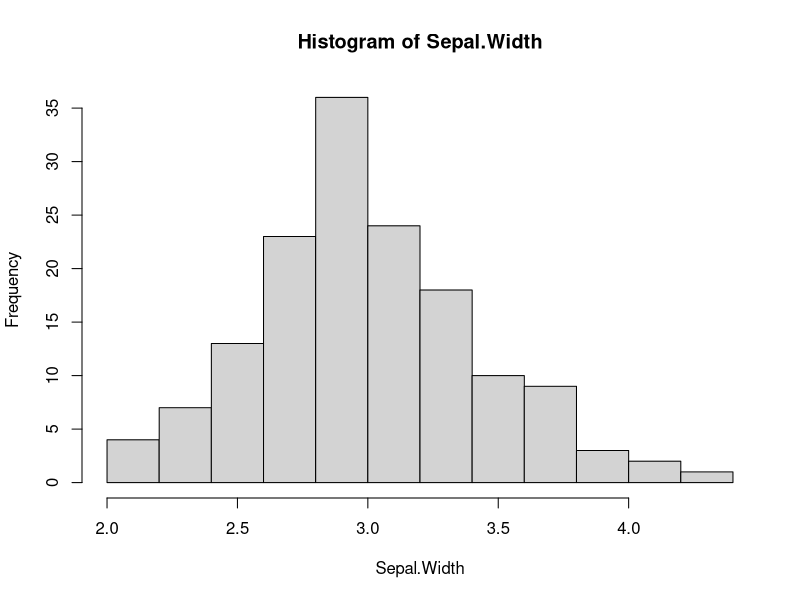
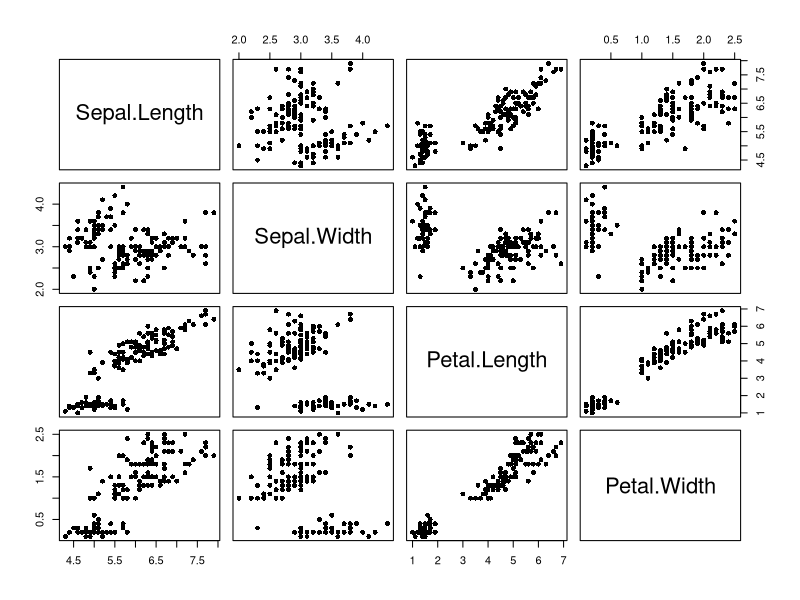
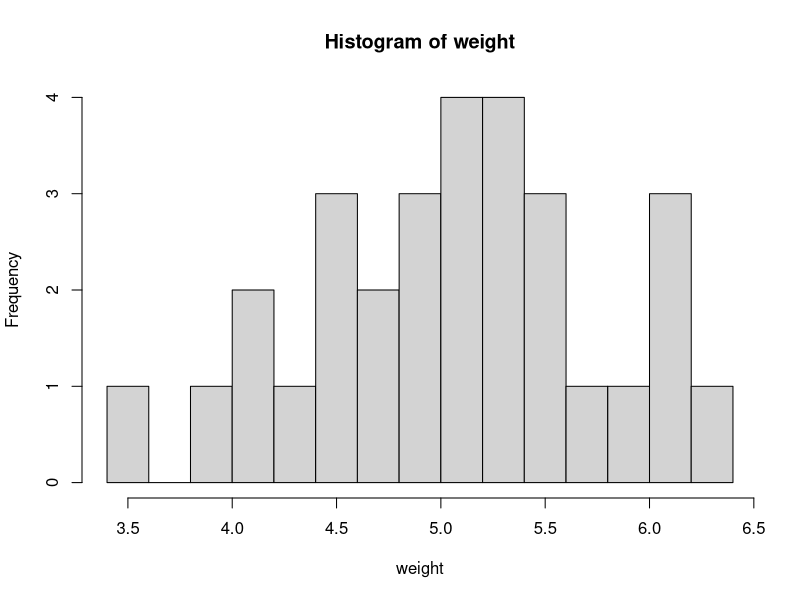
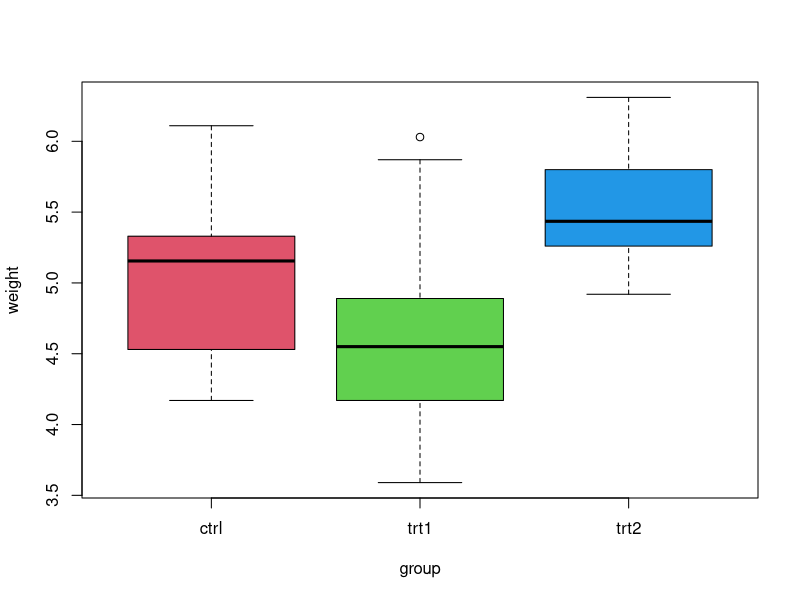
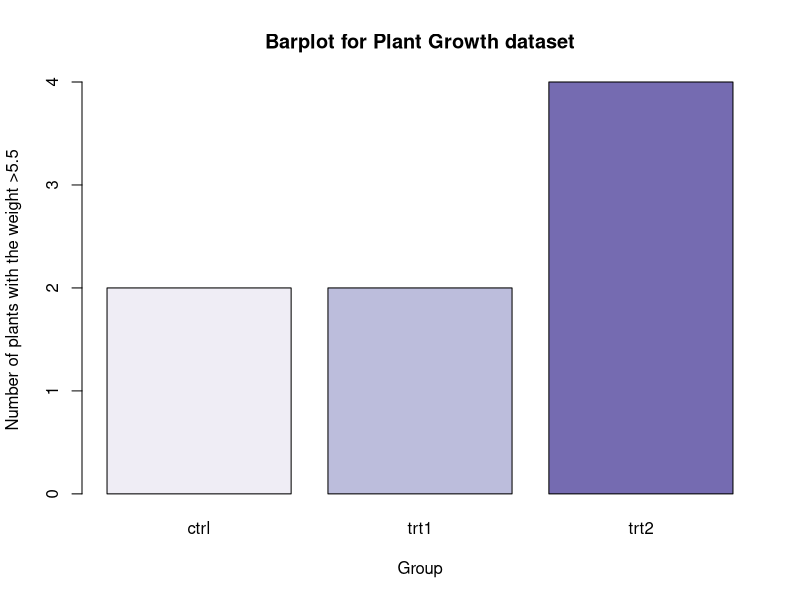

These figures' R source, in order:
library(RColorBrewer)
attach(iris)
#1a
hist(Sepal.Width)

#1c
mean(Sepal.Width)
median(Sepal.Width)

#1d
quantile(Sepal.Width,c(1-.27))

#1e
pairs(iris[,c(1:4)],pch=16)


#2a
attach(PlantGrowth)
head(PlantGrowth)
summary(PlantGrowth)

hist(weight,breaks=10)
?hist

#2b
boxplot(weight~group,col=2:4)

#2d
min(weight[group=="trt2"])
sort(weight[group=="trt1"])


#2e
tgroup <- table(group[weight>5.5])
colors <-  brewer.pal(3, "Purples")
barplot(tgroup, main = "Barplot for Plant Growth dataset", xlab = "Group", ylab = "Number of plants with the weight >5.5", col=colors)
?brewer.pal
